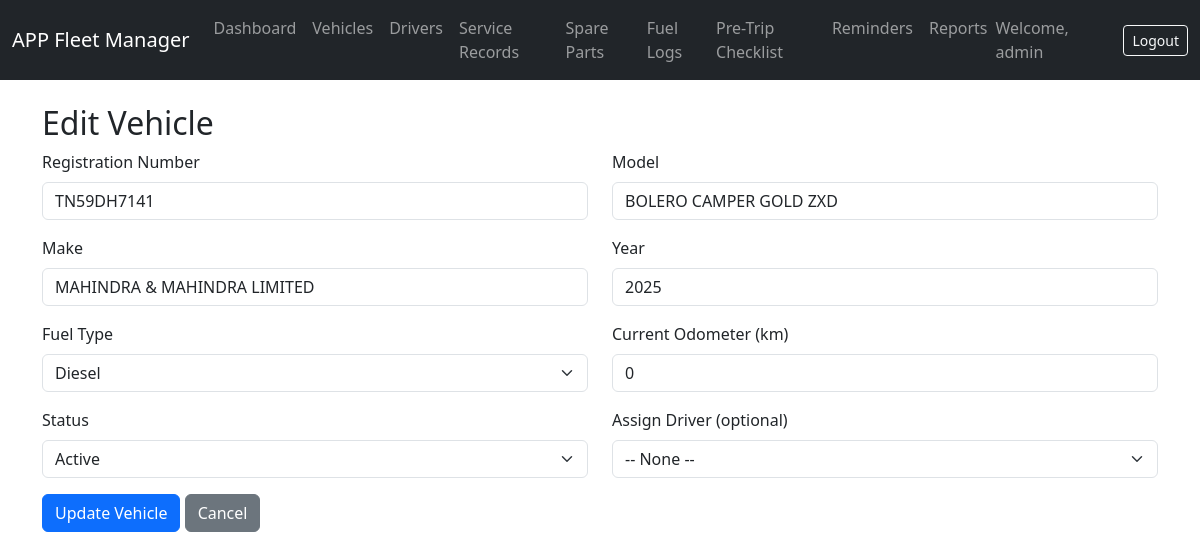
/edit_vehicle.php?id=4 (signed in), run on the app's committed database.
### tables this page shows
CREATE TABLE `vehicles` (
  `id` int(11) NOT NULL,
  `registration_number` varchar(20) NOT NULL,
  `model` varchar(50) DEFAULT NULL,
  `make` varchar(50) DEFAULT NULL,
  `year` int(11) DEFAULT NULL,
  `fuel_type` enum('Petrol','Diesel','Electric','Hybrid') DEFAULT NULL,
  `odometer` int(11) DEFAULT 0,
  `status` enum('active','inactive','maintenance') DEFAULT 'active',
  `driver_id` int(11) DEFAULT NULL,
  `created_at` timestamp NOT NULL DEFAULT current_timestamp()
);

### edit_vehicle.php (the view, shortened to what this page needs)
<?php include 'header.php';
$id = $_GET['id'] ?? 0;
$stmt = $pdo->prepare("SELECT * FROM vehicles WHERE id = ?");
$stmt->execute([$id]);
$vehicle = $stmt->fetch();
?>
<h2>Edit Vehicle</h2>
<form method="post">
    <div class="row">
        <div class="col-md-6 mb-3">
            <label for="registration_number" class="form-label">Registration Number</label>
            <input type="text" class="form-control" id="registration_number" name="registration_number" value="<?= htmlspecialchars($vehicle['registration_number']) ?>" required>
        </div>
        <div class="col-md-6 mb-3">
            <label for="model" class="form-label">Model</label>
            <input type="text" class="form-control" id="model" name="model" value="<?= htmlspecialchars($vehicle['model']) ?>" required>
        </div>
        <div class="col-md-6 mb-3">
            <label for="make" class="form-label">Make</label>
            <input type="text" class="form-control" id="make" name="make" value="<?= htmlspecialchars($vehicle['make']) ?>" required>
        </div>
        <div class="col-md-6 mb-3">
            <label for="year" class="form-label">Year</label>
            <input type="number" class="form-control" id="year" name="year" value="<?= htmlspecialchars($vehicle['year']) ?>">
        </div>
        <div class="col-md-6 mb-3">
            <label for="fuel_type" class="form-label">Fuel Type</label>
            <select class="form-select" id="fuel_type" name="fuel_type">
                <option <?= $vehicle['fuel_type']=='Diesel'?'selected':'' ?>>Diesel</option>
            </select>
        </div>
        <div class="col-md-6 mb-3">
            <label for="odometer" class="form-label">Current Odometer (km)</label>
            <input type="number" class="form-control" id="odometer" name="odometer" value="<?= htmlspecialchars($vehicle['odometer']) ?>">
        </div>
        <div class="col-md-6 mb-3">
            <label for="status" class="form-label">Status</label>
            <select class="form-select" id="status" name="status">
                <option value="active" <?= $vehicle['status']=='active'?'selected':'' ?>>Active</option>
            </select>
        </div>
        <div class="col-md-6 mb-3">
            <label for="driver_id" class="form-label">Assign Driver (optional)</label>
            <select class="form-select" id="driver_id" name="driver_id">
                <option value="">-- None --</option>
            </select>
        </div>
    </div>
    <button type="submit" class="btn btn-primary">Update Vehicle</button>
    <a href="vehicles.php" class="btn btn-secondary">Cancel</a>
</form>
<?php include 'footer.php'; ?>

### data on the page
vehicles: registration_number "TN59DH7141", model "BOLERO CAMPER GOLD ZXD", make "MAHINDRA & MAHINDRA LIMITED", year "2025", fuel_type "Diesel", odometer "0", status "Active"

### other printed values
$_SESSION['username'] "admin"
